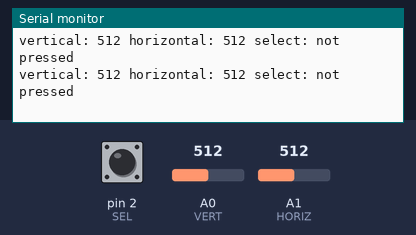
Simulated run of this sketch. Board: Arduino Uno, built with avr-gcc and run on an emulated ATmega328P. Parts: the last lines printed to the serial monitor. The test bench sets the inputs (shaded band); at power-on: A0 (VERT) = 512, A1 (HORIZ) = 512, pin 2 (SEL) HIGH.

Above: at 1.2 s.
1.3 s: A0 (VERT) set to 106
At 1.39 s:
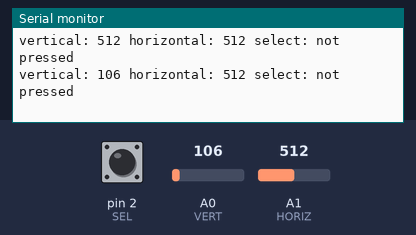
4.3 s: A0 (VERT) set to 93
At 4.31 s:
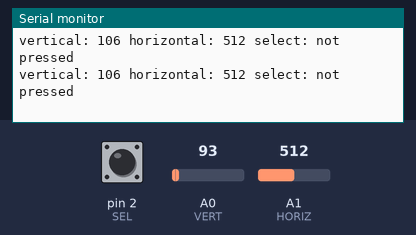
7.3 s: A1 (HORIZ) set to 107
At 7.33 s:
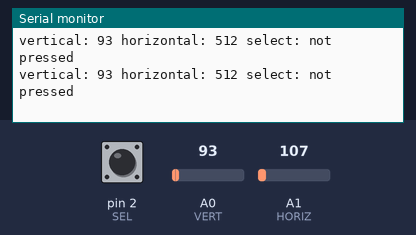
10.3 s: A1 (HORIZ) set to 94
At 10.34 s:
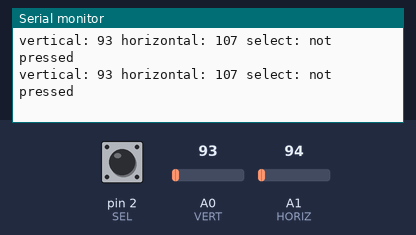
Timing chart, 0 to 13.3 s (numbered marks = the images above; inputs shaded):
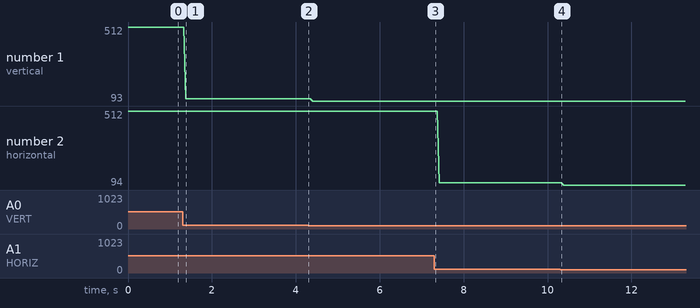

Measured:
- after the input at 1.3 s, the serial monitor: prints a new line after 0.08 s (image 1)
- plotted number 1: 512 → 106 after the input at 1.3 s, 106 → 93 after the input at 4.3 s
- plotted number 2: 512 → 107 after the input at 7.3 s, 107 → 94 after the input at 10.3 s

The sketch:

chapter-2.4.15.ino
```cpp
const int VERT = A0;
const int HORIZ = A1;
const int SEL = 2;

void setup() {
  pinMode(SEL,INPUT);
  digitalWrite(SEL,HIGH);
  Serial.begin(9600);
}

void loop() {
  int vertical, horizontal, select;
  vertical = analogRead(VERT);
  horizontal = analogRead(HORIZ);
  select = digitalRead(SEL);

  Serial.print("vertical: ");
  Serial.print(vertical,DEC);
  Serial.print(" horizontal: ");
  Serial.print(horizontal,DEC);
  Serial.print(" select: ");
  if(select == HIGH) { Serial.println("not pressed"); }
  else { Serial.println("PRESSED!"); }
}
```
